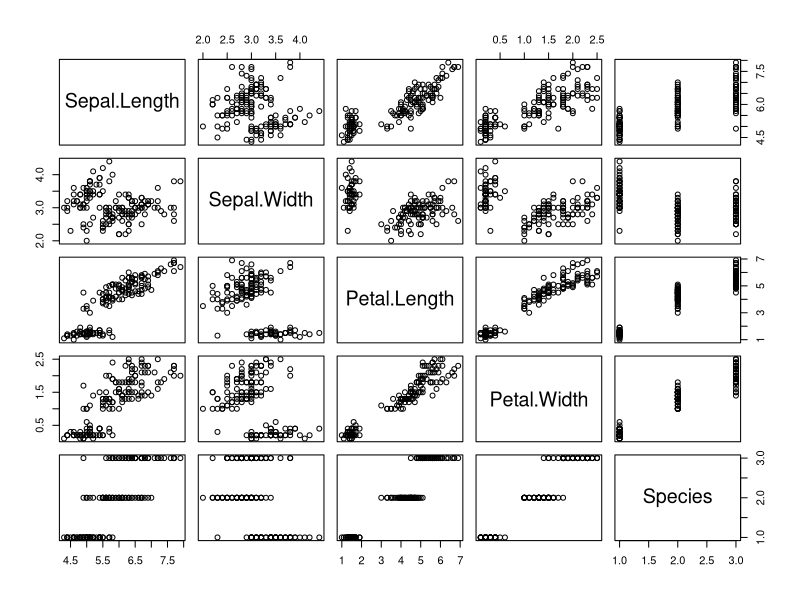
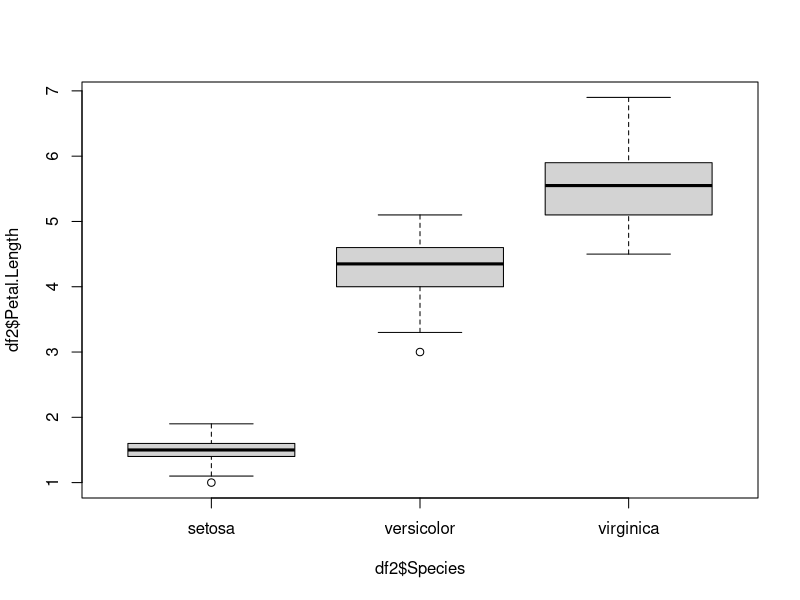

The R script that drew these images, in order: (Note: this script raises an error after producing the figures.)
######## TEST REVIEW for EXAM II BIOL-490 ##########

library(tidyr)

x = rnorm(10)
y = rnorm(10)
z = rnorm(10)
obs = 1:10
df = data.frame(obs = obs, x = x, y = y, z = z)
df.long = gather(df, key = "stock", value = "PriceChange", c("x","y","z")) # But x y and z don't have to be in quotes!!!!!

spread(df.long, stock, PriceChange) # undoes gather (they're opposites) 

aov1 = aov(PriceChange ~ stock*obs, data = df.long)
summary(aov1)

TukeyHSD(aov1) # obs is not a factor! That's the warning. But it will still do pairwise comparisons
# for x y and z


library(dplyr)
df %>% mutate(total = x+y+z, minimum = apply(df[,2:4],1,min)) # I LEARNED SOMETHING REALLY IMPORTANT ABOUT APPLY!

select(df, c(x,y))
df %>% select(c(x,y)) # does the same thing! df is the first argument in select here.
df %>% filter(x>-.3 & x<.3) # that is so much more efficient than my "between" code!
df %>% filter(x>-.3 | x<.3) # the vertical bar is the "or" symbol. WHOA ... 
df %>% filter(x<-.3 | x>.3)
# !!!!!!!!!! select picks columns and filter picks rows !!!!!!!!!!!!
.21 > .3
.21 < -.3
df.long %>% group_by(stock) %>% summarise(mean.pchnge = mean(PriceChange,),
                                          sum.it = sum(PriceChange),
                                          min.it = min(PriceChange),
                                          N = n(),
                                          stdev = sd(PriceChange)) # ALL OF THIS IS HUGELY IMPORTANT!

my.iris = iris
my.iris %>% group_by(Species) %>% summarise(the.mean = mean(Petal.Length),
                                            the.var = var(Petal.Length),
                                            the.n = n(),
                                            the.median = median(Petal.Length))


df2 = iris
plot(df2) # just to get a bird's eye view
mod1 = aov(Petal.Length ~ Petal.Width*Species, data = df2)
mod2 = aov(Petal.Length ~ Petal.Width+Species, data = df2)
summary(mod1)
summary(mod2)
anova(mod1,mod2) # whoa ... interesting
library(ggplot2)
# A good money plot:
plot1 = ggplot(df2) + geom_point(aes(x = Petal.Width, y = Petal.Length, col = Species)) + 
  geom_smooth(aes(x = Petal.Width, y = mod1, col = Species), method = "lm") + 
  geom_smooth(aes(x = Petal.Width, y = mod2, col = Species), method = "lm", linetype = 5)

library(modelr)
df2 = add_predictions(model = mod1, data = df2, var = "mod1")
df2 = add_predictions(model = mod2, data = df2, var = "mod2")
mean((df2$Petal.Length - df2$mod1)^2) # mod1 is .12544, better than mod2
mean((df2$Petal.Length - df2$mod2)^2) # mod2 is .13889
sqrt(mean((df2$Petal.Length - df2$mod1)^2)) # .35
sqrt(mean((df2$Petal.Length - df2$mod2)^2)) # .37

plot(df2$Petal.Length ~ df2$Species)

plot1 + stat_ellipse(aes(x = Petal.Width, y = Petal.Length, col = Species)) # HELL YEAH

ggplot(df2, aes(x = Species, y = Petal.Length, fill = Species)) + geom_violin() # PAY CAREFUL NOTICE,
# VIOLIN PLOTS, LIKE BOXPLOTS, DON'T WORK WITHOUT FACTORS ON THE X AXIS. HENCE CALLING SPECIES AS X









